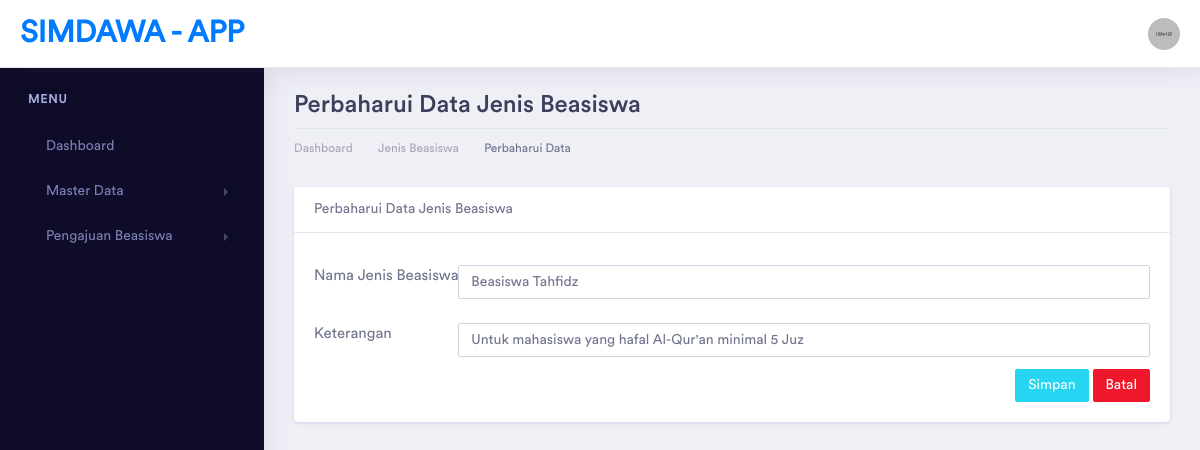
Screenshot of /jenis/ubah/5 with the database file from the repository.
### tables this page shows
CREATE TABLE `jenis_beasiswa` (
  `id` int(11) NOT NULL,
  `nama_jenis` varchar(50) DEFAULT NULL,
  `keterangan` varchar(100) DEFAULT NULL
);

### application/controllers/Jenis.php (called while the page is built, shortened)
<?php
class Jenis extends CI_Controller
{
    function __construct()
    {
        $this->load->model('JenisModel');
    }
    public function ubah($id)
    {
        if (isset($_POST['update'])) {
            $this->JenisModel->update_jenis();
            redirect('jenis');
        } else {
            $data['title'] = "Perbaharui Data Jenis Beasiswa | SIMDAWA-APP";
            $data['jenis'] = $this->JenisModel->get_jenis_byid($id);
            $this->load->view('template/header', $data);
            $this->load->view('template/sidebar');
            $this->load->view('jenis/jenis_update', $data);
            $this->load->view('template/footer');
        }
    }
}

### index.php (called while the page is built, shortened)
<?php
require_once BASEPATH.'core/CodeIgniter.php';

### application/models/JenisModel.php (called while the page is built, shortened)
<?php
class JenisModel extends CI_Model
{
    private $tabel = "jenis_beasiswa";
    public function get_jenis_byid($id)
    {
        return $this->db->get_where($this->tabel, ['id' => $id])->row();
    }
}

### application/views/jenis/jenis_update.php (the view, shortened to what this page needs)
<div class="dashboard-wrapper">
    <div class="container-fluid dashboard-content">
        <div class="row">
            <div class="col-xl-12 col-lg-12 col-md-12 col-sm-12 col-12">
                <div class="page-header">
                    <h2 class="pageheader-title">Perbaharui Data Jenis Beasiswa </h2>
                    <div class="page-breadcrumb">
                        <nav aria-label="breadcrumb">
                            <ol class="breadcrumb">
                                <li class="breadcrumb-item"><a href="<?= base_url('home') ?>" class="breadcrumb-link">Dashboard</a></li>
                                <li class="breadcrumb-item"><a href="<?= base_url('jenis') ?>" class="breadcrumb-link">Jenis Beasiswa</a></li>
                                <li class="breadcrumb-item active" aria-current="page">Perbaharui Data</li>
                            </ol>
                        </nav>
                    </div>
                </div>
            </div>
        </div>
        <div class="row">
            <div class="col-xl-12 col-lg-12 col-md-12 col-sm-12 col-12">
                <div class="card">
                    <div class="card-header">
                        Perbaharui Data Jenis Beasiswa
                    </div>
                    <div class="card-body">
                        <form action="" method="post">
                            <div class="form-group row">
                                <label for="keterangan" class="col-md-2">Nama Jenis Beasiswa</label>
                                <div class="col-md-10">
                                    <input type="text" name="nama_jenis" value="<?= $jenis->nama_jenis ?>" required placeholder="Nama Jenis Beasiswa" class="form-control">
                                </div>
                            </div>
                            <div class="form-group row">
                                <label for="keterangan" class="col-md-2">Keterangan</label>
                                <div class="col-md-10">
                                    <input type="text" name="keterangan" value="<?= $jenis->keterangan ?>" required placeholder="Keterangan" class="form-control">
                                </div>
                            </div>
                            <a href="<?= base_url('jenis') ?>" class="btn btn-sm btn-danger float-right">Batal</a>
                            <button type="submit" name="update" class="btn btn-sm btn-info float-right mr-1">Simpan</button>
                        </form>
                    </div>
                </div>
            </div>
        </div>
    </div>
</div>

### rows the page displays
jenis_beasiswa: nama_jenis "Beasiswa Tahfidz", keterangan "Untuk mahasiswa yang hafal Al-Qur'an minimal 5 Juz"
